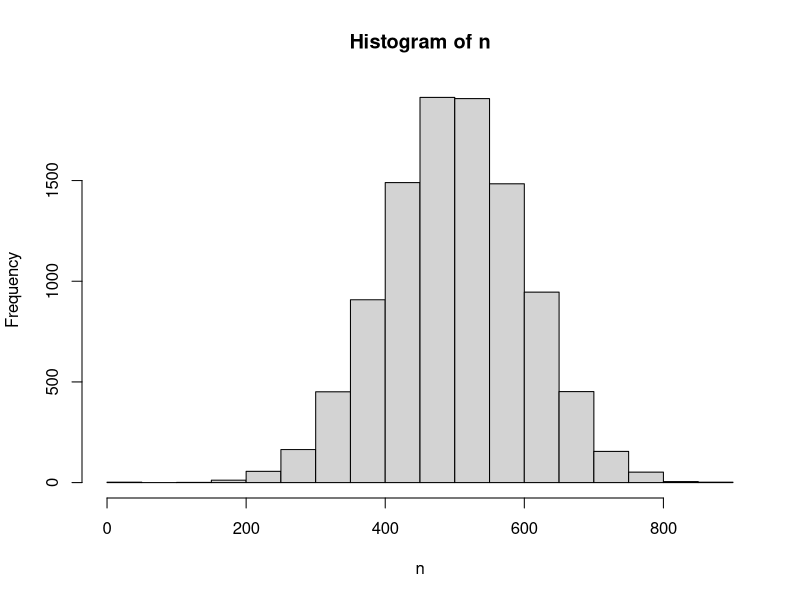

Generate this figure with R:
## ---- chunk 1
seq(20,50)
mean(20:60)
sum(51:91)
## ---- chunk 2
n <- rnorm(10000, 500, 100)
hist(n)
## ---- chunk 3
l = list(
  c(1, 2, 2, 5, 7, 12),
  month.abb,
  matrix(c(3, -8, 1, -3), nrow = 2),
  asin
)
l
## ---- chunk 4
m1 <- matrix(1:20, nrow=5, ncol=4)
m1
cells <- c(1,3,5,7,8,9,11,12,14)
rnames <- c("Row1", "Row2", "Row3")
cnames <- c("Col1", "Col2", "Col3")
m2 <- matrix(cells, nrow=3, ncol=3, byrow=TRUE, dimnames=list(rnames, cnames))
m2
m3 <- matrix(cells, nrow=3, ncol=3, byrow=FALSE, dimnames=list(rnames, cnames))
m3
## ---- chunk 5
empleados <- data.frame(Nombre=c("Joaquin","Josefina","Israel", "Esteban","Claudio"),
                      Genero = c("M","F","M","M","M"),
                      Edad = c(23,22,25,26,32),
                      Designation=c("CEO","CTO","Ejecutivo","CEO","Data Scientist"),
                      SSN = c("123-34-2346","123-44-779","556-24-433","123-98-987","679-77-576")
                      )
summary(empleados)
## ---- chunk 6
# Alternativa 1
x <- vector("numeric", 5)
x
c <- vector("complex", 5)
c
l <- vector("logical", 5)
l
chr <- vector("character", 5)
chr

# Alternativa 2
# vector numérico
v1 <- 1:10
#vector lógico
v2 <- c(TRUE, FALSE, TRUE, TRUE)
#vector complejo
v3 <- c(1+1i,2-3i,4+1i)
#vector de caracter
v4 <- c('a','z','d','t')
## ---- chunk 7
x <- c(10, 20, 30, 40, 50)
y <- c(20, 10, 40, 35, 10)
x
y
z = x + y
z
## ---- chunk 8
x <- c(10, 20, 30, 32, 45, 50, 70, 80, 87, 100)
sum(x)
mean(x)
prod(x)
## ---- chunk 9
x <- rnorm(10)
x[sample(1:10,2)] <- NA
x
#una forma
mean(x,na.rm = TRUE)
sum(x,na.rm  =TRUE)
prod(x,na.rm = TRUE)

#2da forma utilizando na.omit, que omite los NA de un vector o data.frame

x <- na.omit(x)
mean(x)
sum(x)
prod(x)
## ---- chunk 10
x
sort(x)
sort(x,decreasing = TRUE)
## ---- chunk 11
x <- c(1, 2, 5, 25, 35, 32)

5 %in% x
## ---- chunk 12
x <- round(rnorm(10)*10)
sort(x,decreasing = TRUE)[2]
## ---- chunk 13
n <- 5 #n esimo
sort(x,decreasing = TRUE)[n]
## ---- chunk 14
v1 <- iris$Sepal.Length
v2 <- iris$Sepal.Width
v3 <- iris$Species
## ---- chunk 15
v1 <- 1:5
v2 <- 3:7
v1;v2

#los elementos de v1 que no estan en v2
v1[!(v1 %in% v2)]

#los elementos de v2 que no estan en v1
v2[!(v2 %in% v1)]

## ---- chunk 16
x <- 1:10
rev(x)
## ---- chunk 17
x <- 1:10
length(x)
dim(x)
## ---- chunk 18
v <- 5:14
v[8]
v[8] > 10
## ---- chunk 19
v <- 1:5
v + 3
## ---- chunk 20
v1 <- 1:10
v1
v2 <- seq(1,10,2)
v2
## ---- chunk 21
matrix(nrow=10,ncol=10)
## ---- chunk 22
v <- 1:9
matrix(v,3,3)
## ---- chunk 23
v1 <- 1:9
m <- matrix(v1,3,3,dimnames = list(c('fila','fila2','fila3'),c('col1','col2','col3')))
m
## ---- chunk 24
m1 <- matrix(1:6,2,3)
m2 <- matrix(6:1,2,3)
m1
m2
m1+m2
m1-m2
m1*m2
m1/m2
## ---- chunk 25
cor(mtcars)
## ---- chunk 26

m <- matrix(sample(1:100,9),3,3)
which(m == max(m),arr.ind = TRUE)
which(m == min(m),arr.ind = TRUE)

## ---- chunk 27

m1 <- matrix(sample(1:100,12),3,4)
m2 <- matrix(sample(1:100,20),5,4)

rbind(m1,m2)
## ---- chunk 28

m1 <- matrix(sample(1:100,12),4,3)
m2 <- matrix(sample(1:100,20),4,5)

cbind(m1,m2)
## ---- chunk 29
levels(iris$Species)
## ---- chunk 30
letras <- factor(sample(letters[1:5],40,replace = TRUE))

levels(iris$Species)[1] <- levels(letras)[1]
levels(iris$Species)
## ---- chunk 31
f <- factor(month.name, levels = month.name)
f
## ---- chunk 32
letras <- factor(letters[sample(1:5,20,replace = TRUE)])
levels(letras)
## ---- chunk 33
data <- women
data
height_f = cut(women$height,3)
table(height_f)
